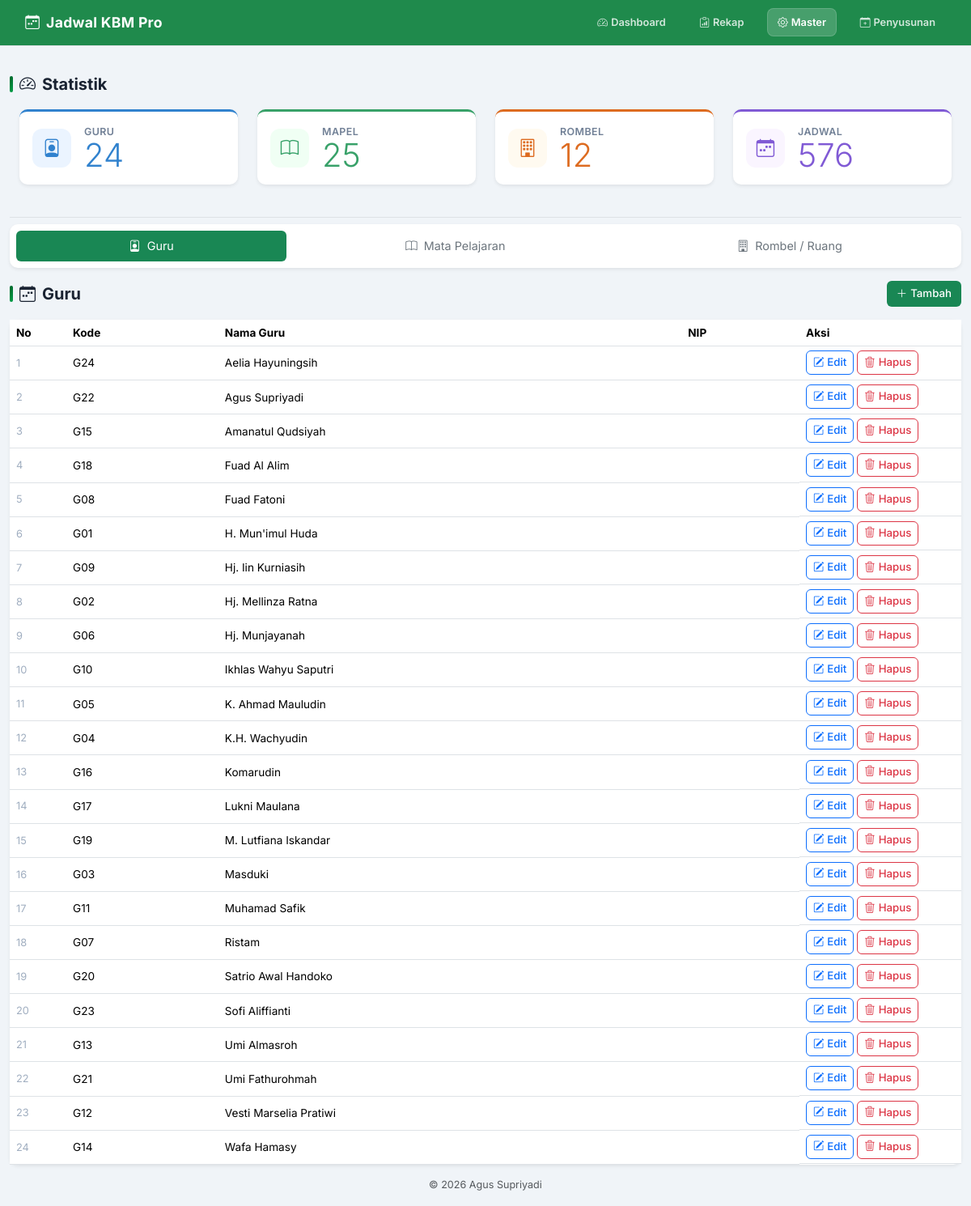
/master.php, run on the app's committed database.
### tables this page shows
CREATE TABLE teachers(id INTEGER PRIMARY KEY AUTOINCREMENT,code TEXT,name TEXT NOT NULL,nip TEXT,active INTEGER DEFAULT 1);

### config/database.php (called while the page is built, shortened)
<?php
function e(?string $v): string
{
    return htmlspecialchars($v ?? '', ENT_QUOTES, 'UTF-8');
}

### master.php (the view, shortened to what this page needs)
<?php
require __DIR__ . '/config/database.php';
$pdo  = db();
$type = $_GET['type'] ?? 'teachers';
$m = [
    'teachers' => ['Guru',            ['code' => 'Kode', 'name' => 'Nama Guru', 'nip' => 'NIP'], 'bi-person-badge'],
    'subjects' => ['Mata Pelajaran',  ['code' => 'Kode', 'name' => 'Nama Mapel'],                'bi-book'],
    'classes'  => ['Rombel / Ruang',  ['name' => 'Nama Rombel'],                                  'bi-building'],
];
[$title, $fields, $icon] = $m[$type];
$editRow = null;
$rows = $pdo->query("SELECT * FROM $type ORDER BY name")->fetchAll();
require __DIR__ . '/templates/header.php';
?>
<h3 class="page-heading mx-auto pt-4" style="max-width: 1180px;"><i class="bi bi-speedometer2"></i> Statistik</h3>
<div class="row mb-4 mx-auto" style="max-width: 1180px;">
    <?php
    $cards = [
        'teachers' => ['Guru',         'bi-person-badge', '#3182ce', '#ebf4ff'],
        'subjects' => ['Mapel',        'bi-book',         '#38a169', '#f0fff4'],
        'classes'  => ['Rombel',       'bi-building',     '#dd6b20', '#fffaf0'],
        'schedules'=> ['Jadwal',       'bi-calendar-week','#805ad5', '#faf5ff'],
    ];
    foreach ($cards as $t => [$n, $icon, $color, $bg]):
        $x = $pdo->query("SELECT COUNT(*) FROM $t")->fetchColumn();
    ?>
    <div class="col-md-3 mb-3">
        <div class="card shadow-sm" style="border-top: 3px solid <?= $color ?>;">
            <div class="card-body d-flex align-items-center gap-3">
                <div style="width:48px;height:48px;border-radius:12px;background:<?= $bg ?>;
                            display:flex;align-items:center;justify-content:center;flex-shrink:0;">
                    <i class="bi <?= $icon ?>" style="font-size:1.4rem;color:<?= $color ?>;"></i>
                </div>
                <div>
                    <div style="font-size:.78rem;font-weight:600;text-transform:uppercase;
                                letter-spacing:.4px;color:#718096;"><?= $n ?></div>
                    <b class="display-6" style="color:<?= $color ?>; line-height:1;"><?= $x ?></b>
                </div>
            </div>
        </div>
    </div>
    <?php endforeach; ?>
</div>
<div class="mt-4 pt-2 border-top">
<div class="mx-auto" style="max-width: 1180px;">
    <div class="card shadow-sm mb-3">
        <div class="card-body p-2">
            <ul class="nav nav-pills nav-fill gap-2">
                <?php foreach ($m as $key => $meta): ?>
                    <?php [$label, $fieldList, $menuIcon] = $meta; ?>
                    <li class="nav-item">
                        <a class="nav-link py-2.5 <?= $type === $key ? 'active bg-success text-white' : 'text-secondary' ?>"
                           href="?type=<?= $key ?>">
                            <i class="bi <?= $menuIcon ?> me-2"></i><?= $label ?>
                        </a>
                    </li>
                <?php endforeach; ?>
            </ul>
        </div>
    </div>
    <div class="d-flex justify-content-between align-items-center mb-3">
        <h3 class="page-heading mb-0">
            <i class="bi <?= $icon ?>"></i> <?= $title ?>
        </h3>
        <a href="?type=<?= $type ?>&new=1" class="btn btn-success">
            <i class="bi bi-plus-lg me-1"></i>Tambah
        </a>
    </div>
    <div class="card shadow-sm">
        <div class="table-responsive">
            <table class="table table-sm mb-0 align-middle">
                <tr>
                    <th style="width: 70px;">No</th>
                    <?php foreach ($fields as $l): ?>
                        <th><?= $l ?></th>
                    <?php endforeach; ?>
                    <th style="width: 200px;">Aksi</th>
                </tr>
                <?php foreach ($rows as $i => $r): ?>
                    <tr <?= ($editRow && $editRow['id'] == $r['id']) ? 'class="table-warning"' : '' ?>>
                        <td style="color:#a0aec0;font-size:.8rem;"><?= $i + 1 ?></td>
                        <?php foreach ($fields as $f => $l): ?>
                            <td><?= e($r[$f]) ?></td>
                        <?php endforeach; ?>
                        <td class="d-flex gap-1 flex-wrap">
                            <a class="btn btn-sm btn-outline-primary"
                               href="?type=<?= $type ?>&edit=<?= $r['id'] ?>">
                                <i class="bi bi-pencil-square me-1"></i>Edit
                            </a>
                            <a class="btn btn-sm btn-outline-danger"
                               href="?type=<?= $type ?>&delete=<?= $r['id'] ?>"
                               onclick="return confirm('Hapus?')">
                                <i class="bi bi-trash3 me-1"></i>Hapus
                            </a>
                        </td>
                    </tr>
                <?php endforeach; ?>
            </table>
        </div>
    </div>
</div>
<?php require __DIR__ . '/templates/footer.php'; ?>

### assets/css/app.css (style rules this page uses)
*, *::before, *::after { box-sizing: border-box }
body { background: #f0f4f8; font-family: 'Inter', -apple-system, BlinkMacSystemFont, "Segoe UI", Roboto, Helvetica, Arial, sans-serif; font-size: 0.9rem; color: #1a2332; padding-top: 0; margin: 0; }
.card { border: none; border-radius: 10px; box-shadow: 0 2px 12px rgba(0, 0, 0, .07); }
.btn { border-radius: 6px; font-weight: 500; font-size: .83rem; transition: transform .12s, box-shadow .12s; }
.btn-success { background: #198754; border: none; }
.table { font-size: .85rem; }
.table td { padding: .75rem 1rem; vertical-align: middle; }
.table-sm th, .table-sm td { padding: .35rem .5rem !important; }
.page-heading { font-size: 1.25rem; font-weight: 700; color: #1a2332; margin-bottom: 1.2rem; display: flex; align-items: center; gap: .5rem; }
.page-heading::before { content: ''; display: inline-block; width: 4px; height: 1.25rem; background: linear-gradient(#006b2e, #009a44); border-radius: 2px; }

### data on the page
teachers: code "G24", name "Aelia Hayuningsih"
teachers: code "G22", name "Agus Supriyadi"
teachers: code "G15", name "Amanatul Qudsiyah"
teachers: code "G18", name "Fuad Al Alim"
teachers: code "G08", name "Fuad Fatoni"
teachers: code "G01", name "H. Mun'imul Huda"
teachers: code "G09", name "Hj. Iin Kurniasih"
teachers: code "G02", name "Hj. Mellinza Ratna"
teachers: code "G06", name "Hj. Munjayanah"
teachers: code "G10", name "Ikhlas Wahyu Saputri"
teachers: code "G05", name "K. Ahmad Mauludin"
teachers: code "G04", name "K.H. Wachyudin"
teachers: code "G16", name "Komarudin"
teachers: code "G17", name "Lukni Maulana"
teachers: code "G19", name "M. Lutfiana Iskandar"
teachers: code "G03", name "Masduki"
teachers: code "G11", name "Muhamad Safik"
teachers: code "G07", name "Ristam"
teachers: code "G20", name "Satrio Awal Handoko"
teachers: code "G23", name "Sofi Aliffianti"
teachers: code "G13", name "Umi Almasroh"
teachers: code "G21", name "Umi Fathurohmah"
teachers: code "G12", name "Vesti Marselia Pratiwi"
teachers: code "G14", name "Wafa Hamasy"

### other printed values
$n "GURU"
$x "24"
$n "MAPEL"
$x "25"
$n "ROMBEL"
$x "12"
$n "JADWAL"
$x "576"
$label "Guru"
$label "Mata Pelajaran"
$label "Rombel / Ruang"
$title "Guru"
$l "Kode"
$l "Nama Guru"
$l "NIP"
